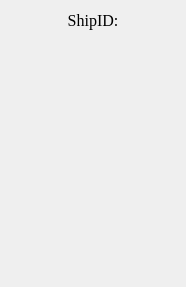
<?xml version="1.0" encoding="UTF-8"?>
<ui version="4.0">
 <class>InitShipList_ui</class>
 <widget class="QDialog" name="InitShipList_ui">
  <property name="geometry">
   <rect>
    <x>0</x>
    <y>0</y>
    <width>186</width>
    <height>287</height>
   </rect>
  </property>
  <property name="windowTitle">
   <string>Dialog</string>
  </property>
  <layout class="QVBoxLayout" name="verticalLayout_2">
   <item>
    <layout class="QVBoxLayout" name="verticalLayout">
     <item>
      <widget class="QLabel" name="label">
       <property name="font">
        <font>
         <family>Times New Roman</family>
         <pointsize>12</pointsize>
        </font>
       </property>
       <property name="text">
        <string>ShipID:</string>
       </property>
       <property name="alignment">
        <set>Qt::AlignHCenter|Qt::AlignTop</set>
       </property>
      </widget>
     </item>
    </layout>
   </item>
  </layout>
 </widget>
 <resources/>
 <connections/>
</ui>
